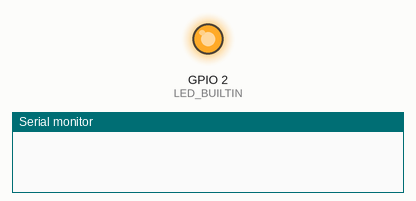
A sketch run on a simulated ESP8266 (NodeMCU). On the bench: output pins drawn as LEDs (lit = HIGH, except the on-board LED, lit = LOW), the last lines printed to the serial monitor. WiFi joins after 1.5 s; servers stay silent unless stated.

Above: at 0.0 s.
At 2.7 s:
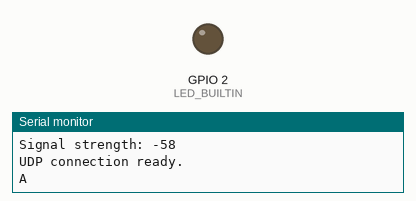
Timing chart, 0 to 4.2 s (numbered marks = the images above):
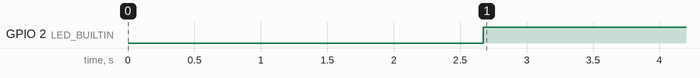

The sketch:

ThermoWifi_public.ino
```cpp
// ThermoWifi
//
// Interface between 300K thermometer and UDP via WLAN


#include <ESP8266WiFi.h>
#include <WiFiUdp.h>

IPAddress remoteIP(255,255,255,255); // Broadcast UDP measurement packets
// IPAddress remoteIP(192,168,178,24); // Recipient of UDP measurement packets
const unsigned int remoteUdpPort = 6001;  // remote port to send to
const unsigned int localUdpPort  = 6002;  // local port to listen on

// WLAN access credentials
const char* MY_SSID = "xxx";
const char* MY_PWD =  "yyy";

WiFiUDP Udp;

void setup() {

  IPAddress ip(192, 168, 178, 60);
  IPAddress gw(192, 168, 178, 1);
  IPAddress dns(192, 168, 178, 1);
  IPAddress sub(255, 255, 255, 0);

  Serial.begin(9600);
  Serial.println();
  Serial.println("=== ThermoWifi ===========================================================================");
  Serial.print(F("SDK-Version: "));
  Serial.println(ESP.getSdkVersion());
  Serial.print(F("ESP8266 Chip-ID: "));
  Serial.println(ESP.getChipId());
  Serial.print(F("ESP8266 Speed in MHz: "));
  Serial.println(ESP.getCpuFreqMHz());
  Serial.print(F("Free Heap Size in Bytes: "));
  Serial.println(ESP.getFreeHeap());
  Serial.println(F(""));

  WiFi.config(ip, gw, sub, dns);
  WiFi.begin(MY_SSID, MY_PWD);

  while (WiFi.status() != WL_CONNECTED) //not connected, waiting to connect
    {
      delay(500);
      Serial.print(".");
    }

  Serial.println("\n\nWLAN connected");
  Serial.println("IP address: ");
  Serial.println(WiFi.localIP());
  Serial.print(F("Signal strength: "));
  Serial.println(WiFi.RSSI());

  Udp.begin(localUdpPort);

  Serial.println("UDP connection ready.");

  // Switch to UART2 (pin16/D8: TXD2, pin7/D7: RXD2)

  delay(500);
  Serial.swap();
  delay(500);

  pinMode(LED_BUILTIN, OUTPUT);
  digitalWrite(LED_BUILTIN, HIGH);

  }

void loop() {

  char readout[8];
  byte i;

  char  bcd[4];
  boolean negative, hightemp;
  float temp;

  digitalWrite(LED_BUILTIN, LOW);
  Serial.print("A");  // trigger thermometer to send all encoded data
  digitalWrite(LED_BUILTIN, HIGH);

  if (Serial.available() > 0){
    digitalWrite(LED_BUILTIN, LOW);
    i = 0;
    while (Serial.available() > 0) {
      if (i<8) readout[i] = Serial.read();
      i++;
    }

    Udp.beginPacket(remoteIP, remoteUdpPort);
    Udp.write("RAW:");
    Udp.write(readout,i);
    Udp.endPacket();

/*
    // Testvalues:
    readout[2] = 0x04;
    readout[3] = 0x13;
    readout[4] = 0x89;
*/
    if (i ==8 && readout[0]==0x02 && readout[7]==0x03) {
      negative = readout[2] & 2;   // 0: temperature above zero, 1: temperatures below zero
      hightemp = readout[2] & 4;   // 0: 3+1 digits, 1: 4 digits

      bcd[0] = (readout[3] >> 4);
      bcd[1] = (readout[3] & 15);
      bcd[2] = (readout[4] >> 4);
      bcd[3] = (readout[4] & 15);

      Udp.beginPacket(remoteIP, remoteUdpPort);
      Udp.write("#01M");
      if (negative) Udp.write("-");
      if (bcd[0] != 0xB) Udp.write(bcd[0] + 48); // omit digit if it's empty (0xB)
      if (bcd[1] != 0xB) Udp.write(bcd[1] + 48); // omit digit if it's empty (0xB)
      Udp.write(bcd[2] + 48);
      if (!hightemp) Udp.write(".");
      Udp.write(bcd[3] + 48);
      Udp.write("<");
      Udp.endPacket();
    }
    digitalWrite(LED_BUILTIN, HIGH);
  }

  delay (1000);
}
```

Measured:
- by itself, GPIO 2 (LED_BUILTIN): LOW → HIGH at 2.7 s
